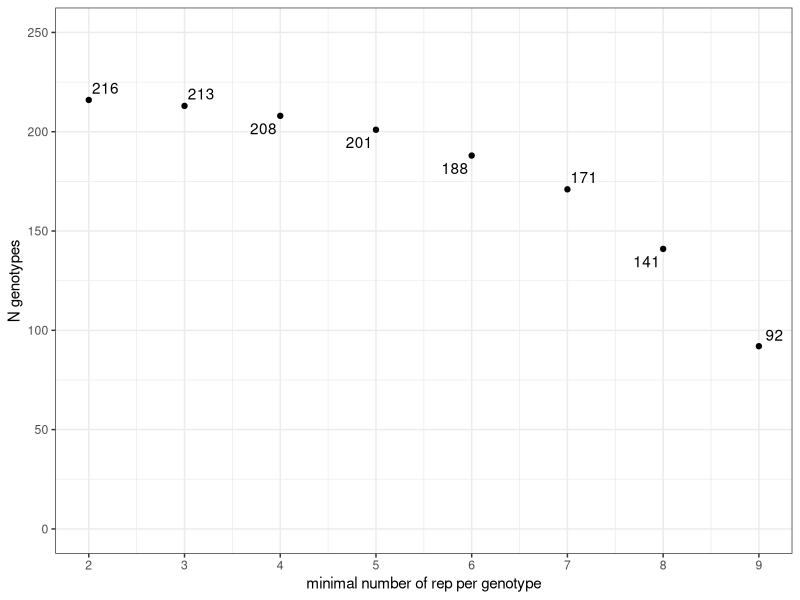
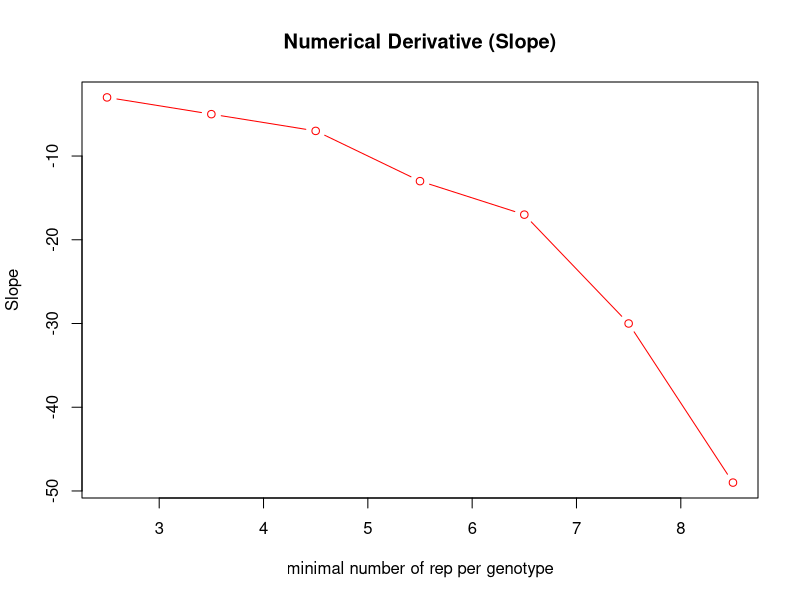
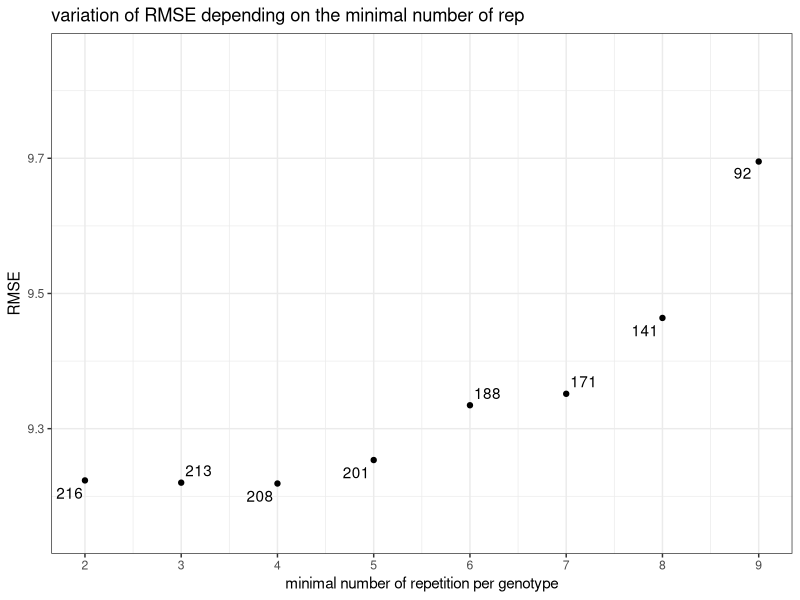
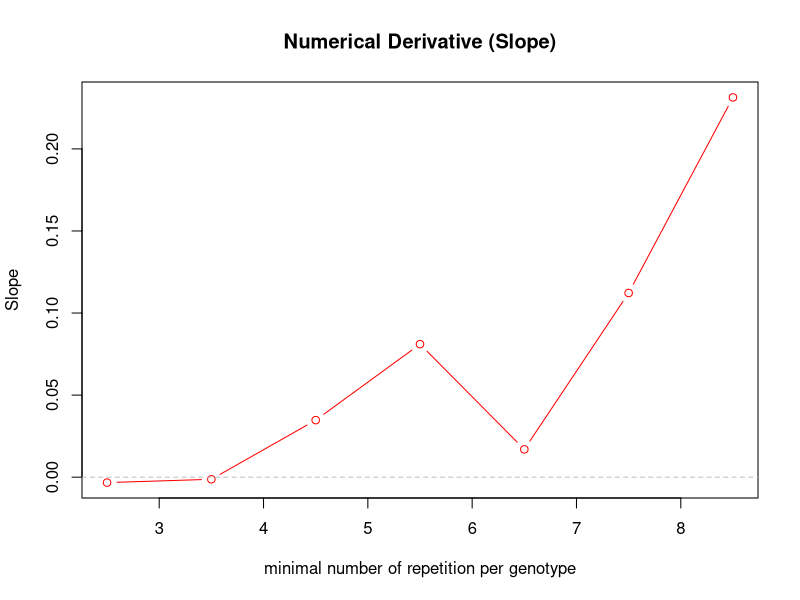
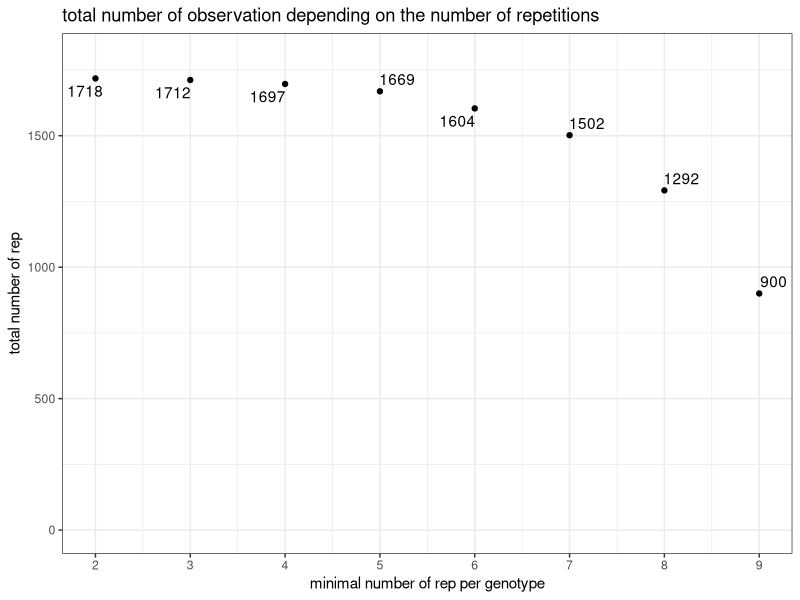
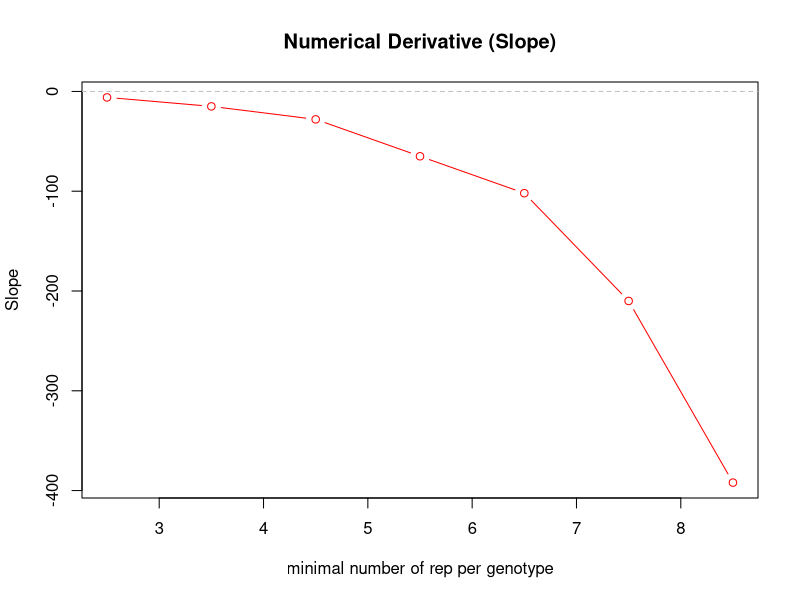
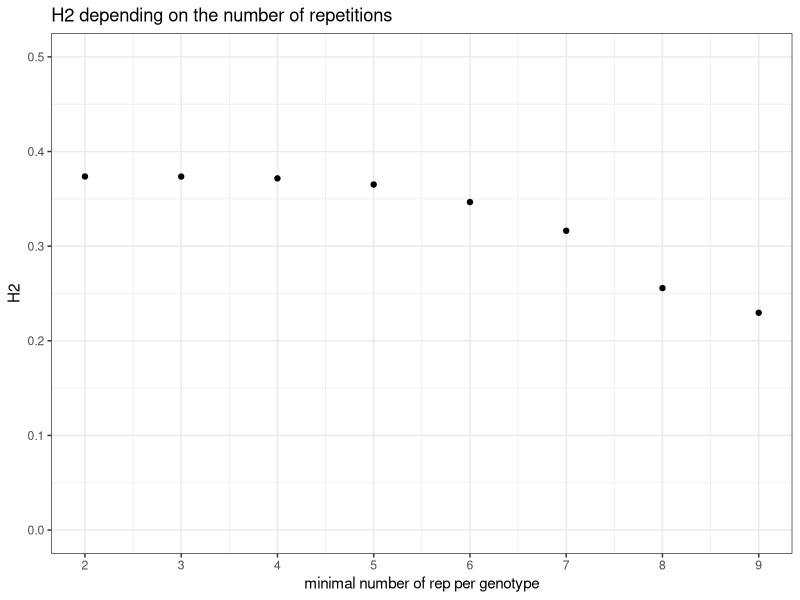
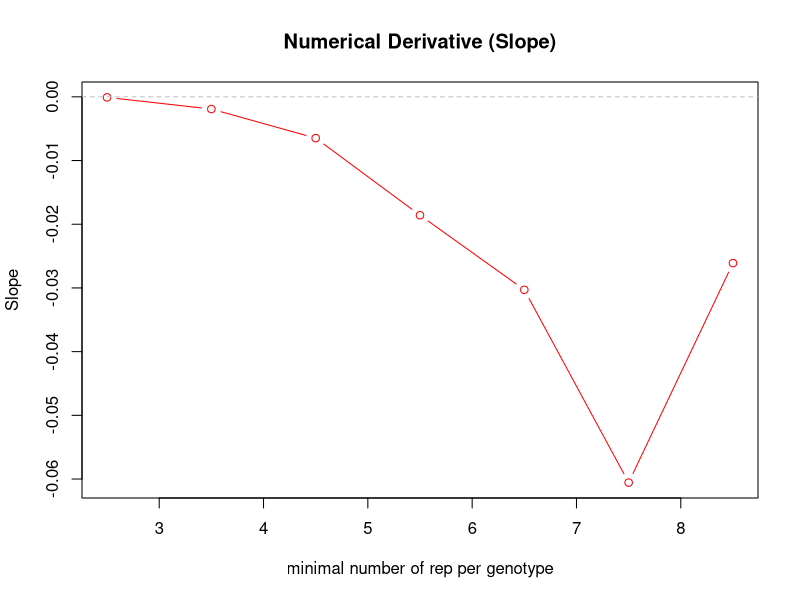

Here is the R script that generated these plots, in order:
## ---- chunk 1
#| echo: false
#| warning: false

suppressPackageStartupMessages(library("tidyverse"))
suppressPackageStartupMessages(library("lme4"))
suppressPackageStartupMessages(library("Hmisc"))
suppressPackageStartupMessages(library("corrplot"))
suppressPackageStartupMessages(library("emmeans"))
suppressPackageStartupMessages(library("patchwork"))
suppressPackageStartupMessages(library("ggplot2"))
suppressPackageStartupMessages(library("dplyr"))

## ---- chunk 2
#| echo: true
#| results: hide
data250_afabae_00 <- read.csv("../../../../../../01.data/2023_screen_specifics_251genotypes/02.aphis_fabae_on_faba_collection/aphis_fabae_fecundity_on_faba_collection_2024-04-02.csv", stringsAsFactors = FALSE, sep = ",") %>%  
  mutate(ivip = as.factor(ivip)) %>% 
  mutate(session = as.factor(session)) 

data250_afabae_01 <- data250_afabae_00 %>% filter(!is.na(larvae_total_number))
data250_afabae_01$ivip <- droplevels(data250_afabae_01$ivip)

data250_afabae_02<- data250_afabae_01 %>% filter(adult_alive != "0") #remove if no adult
data250_afabae_02$ivip <- droplevels(data250_afabae_02$ivip)

data250_afabae_02$ivip <-as.factor(data250_afabae_02$ivip)

## ---- chunk 3
analyze_filtered_data <- function(data, i, filter_name) {
  data <- data %>%
    group_by(ivip) %>%
    filter(n() >= i) %>%
    ungroup() %>%
    droplevels()

  if (nrow(data) < 5 || nlevels(data$ivip) < 2) {
    return(NULL)  # skip iterations with too little data
  }

  NGEN <- nlevels(data$ivip)
  n_after <- nrow(data)

  # Fit the model
  mod <- lmer(larvae_total_number ~ ivip + (1|session/block), data = data)
  residuals_values <- residuals(mod)
  RMSE <- sqrt(mean(residuals_values^2))
  shapiro_res <- shapiro.test(residuals_values)$p.value
  shapiro <- shapiro.test(data$larvae_total_number)$p.value

  # Heritability model
  mod_h2 <- lmer(larvae_total_number ~ (1 | ivip) + (1 | session), data = data)
  estimates <- as.data.frame(VarCorr(mod_h2))
  genetic_variance <- estimates$vcov[1]
  residual_variance <- estimates$vcov[3]
  nbE <- nlevels(data$session)
  H2 <- genetic_variance / (genetic_variance + (residual_variance / nbE))

  return(data.frame(
    filter = filter_name, i = i, RMSE = RMSE, n_after = n_after,
    H2 = H2, shapiro = shapiro, shapiro_res = shapiro_res, NGEN = NGEN
  ))
}
## ---- chunk 4

# Initialize an empty data frame to store results
results <- data.frame(x = numeric(0), i = numeric(0), RMSE = numeric(0), 
                       n_after = numeric(0), H2=numeric(0),shapiro=numeric(0),shapiro_res=numeric(0),NGEN=numeric(0), stringsAsFactors = FALSE)


###filter based on IQR
    # Calculate IQR and bounds for outlier removal
    IQR_value <- IQR(data250_afabae_02$larvae_total_number)
    lower_bound <- quantile(data250_afabae_02$larvae_total_number, 0.25) - 1.5 * IQR_value
    upper_bound <- quantile(data250_afabae_02$larvae_total_number, 0.75) + 1.5 * IQR_value
    filter ="IQR"
    # Filter out outliers
    data_iqr <- data250_afabae_02[data250_afabae_02$larvae_total_number >= lower_bound & data250_afabae_02$larvae_total_number <= upper_bound, ]
    

for (i in 2:9) {
  res <- analyze_filtered_data(data_iqr, i, filter_name = "IQR")
  if (!is.null(res)) results <- rbind(results, res)
}

for (i in 2:9) {
  res <- analyze_filtered_data(data250_afabae_02, i, filter_name = "no_filter")
  if (!is.null(res)) results <- rbind(results, res)
    }
    

  # Identify the indices of the top 3 highest values
top_3_indices <- order(data250_afabae_02$larvae_total_number, decreasing = TRUE)[1:3]
    # View the top 3 highest values
data250_afabae_02[top_3_indices, ] %>% dplyr::select(genotype, ivip, aphid, larvae_total_number)

# Remove the rows with the top 3 highest values
data250_afabae_03 <- data250_afabae_02[-top_3_indices, ]

data_manual<- data250_afabae_03 %>% filter(larvae_total_number != "0") 

for (i in 2:9) {
  res <- analyze_filtered_data(data_manual, i, filter_name = "Manual_filter")
  if (!is.null(res)) results <- rbind(results, res)
}

print(results)
## ---- chunk 5
iqr_results <- results %>% filter(filter == "IQR")
## ---- chunk 6
#| echo: false
#| warning: false
write.csv(x = results, 
          file = "filter_annalysis.csv", 
          quote = F, row.names = F)

## ---- chunk 7
# Initialize an empty data frame to store results
results <- data.frame(x = numeric(0), i = numeric(0), RMSE = numeric(0), 
                       n_after = numeric(0), H2=numeric(0),shapiro=numeric(0),shapiro_res=numeric(0),NGEN=numeric(0), stringsAsFactors = FALSE)


for (i in 2:9) {
  ###filter based on IQR
    # Calculate IQR and bounds for outlier removal
    IQR_value <- IQR(data250_afabae_02$larvae_total_number)
    lower_bound <- quantile(data250_afabae_02$larvae_total_number, 0.25) - 1.5 * IQR_value
    upper_bound <- quantile(data250_afabae_02$larvae_total_number, 0.75) + 1.5 * IQR_value
    filter ="IQR"
    # Filter out outliers
    data <- data250_afabae_02[data250_afabae_02$larvae_total_number >= lower_bound & data250_afabae_02$larvae_total_number <= upper_bound, ]
    
    
    data <- data %>%
      group_by(ivip) %>%           # Group by genotype
      filter(n() >= i) %>%             # Keep only groups with i or more repetitions
      ungroup() 
    
    
    data$ivip <- droplevels(data$ivip)
    
    NGEN<-nlevels(data$ivip)
    
   
 
    
    
    # Number of rows after removing outliers
    n_after <- nrow(data)
    

    
    # Fit the model
    mod <- lmer(larvae_total_number ~ ivip + (1|session/block), data = data)
    
    # Extract fitted values and residuals
    fitted_values <- fitted(mod)
    residuals_values <- residuals(mod)
    
    # Perform the Shapiro-Wilk test
    shapiro_result <- shapiro.test(residuals_values)
    
    # Print the p-value (this is your quantification of normality)
    shapiro_res <- shapiro_result$p.value
    
    # Perform the Shapiro-Wilk test
    shapiro_result <- shapiro.test(data$larvae_total_number)
    
    # Print the p-value (this is your quantification of normality)
    shapiro <- shapiro_result$p.value
    
    
    # Calculate RMSE (Root Mean Squared Error)
    RMSE <- sqrt(mean(residuals_values^2))
    
    # Fit the model with a fixed formula
    mod_h2 <- lmer(larvae_total_number ~ (1 | ivip) + (1 | session), data = data)
    
    # Get the variance components
    estimates <- as.data.frame(VarCorr(mod_h2))
    
    # Extract the relevant variance components
    genetic_variance <- estimates$vcov[1]
    residual_variance <- estimates$vcov[3]  # Adjust based on the placement of residual variance
    
    nbE <-nlevels(data$session)
    
    # Calculate heritability (h2)
    H2 <- genetic_variance / (genetic_variance + (residual_variance / nbE))
    

    # Store the results in the data frame
    results <- rbind(results, data.frame(filter = filter, i = i, RMSE = RMSE, n_after = n_after, H2 = H2, shapiro = shapiro, shapiro_res = shapiro_res, NGEN=NGEN))
}


## ---- chunk 8

ggplot(results, aes(x = i, y = NGEN)) +
  geom_point() +
  scale_x_continuous(breaks=seq(1,13,1)) +
  scale_y_continuous(limits = c(0,250)) +
  theme_bw() +
  ggrepel::geom_text_repel(aes(label = NGEN), arrow = T) +
  labs(x = "minimal number of rep per genotype", y = "N genotypes")

y<-as.vector(results$NGEN)
x<-as.vector(results$i)

# Compute slope (finite differences)
slope <- diff(y) / diff(x)

# To align slopes with x-values, use midpoints
x_mid <- (x[-1] + x[-length(x)]) / 2

# Plot slope (derivative)
plot(x_mid, slope, type = "b", col = "red", main = "Numerical Derivative (Slope)",
     ylab = "Slope", xlab = "minimal number of rep per genotype")
abline(h = 0, col = "gray", lty = 2)  # reference line for zero slope



## ---- chunk 9

ggplot(results, aes(x = i, y = RMSE)) +
  geom_point() +
  scale_x_continuous(breaks=seq(1,13,1)) +
  scale_y_continuous(limits = c(9.15,9.85)) +
  theme_bw() +
  ggrepel::geom_text_repel(aes(label = NGEN), arrow = T) +
  labs(x = "minimal number of repetition per genotype", y = "RMSE") +
  ggtitle("variation of RMSE depending on the minimal number of rep")

y<-as.vector(results$RMSE)
x<-as.vector(results$i)

# Compute slope (finite differences)
slope <- diff(y) / diff(x)

# To align slopes with x-values, use midpoints
x_mid <- (x[-1] + x[-length(x)]) / 2

# Plot slope (derivative)
plot(x_mid, slope, type = "b", col = "red", main = "Numerical Derivative (Slope)",
     ylab = "Slope", xlab = "minimal number of repetition per genotype")
abline(h = 0, col = "gray", lty = 2)  # reference line for zero slope


## ---- chunk 10
ggplot(results, aes(x = i, y = n_after)) +
  geom_point() +
  scale_x_continuous(breaks=seq(1,13,1)) +
  scale_y_continuous(limits = c(0,1800)) +
  theme_bw() +
  ggrepel::geom_text_repel(aes(label = n_after), arrow = T) +
  labs(x = "minimal number of rep per genotype", y = "total number of rep") +
  ggtitle("total number of observation depending on the number of repetitions")

y<-as.vector(results$n_after)
x<-as.vector(results$i)

# Compute slope (finite differences)
slope <- diff(y) / diff(x)

# To align slopes with x-values, use midpoints
x_mid <- (x[-1] + x[-length(x)]) / 2

# Plot slope (derivative)
plot(x_mid, slope, type = "b", col = "red", main = "Numerical Derivative (Slope)",
     ylab = "Slope", xlab = "minimal number of rep per genotype")
abline(h = 0, col = "gray", lty = 2)  # reference line for zero slope

## ---- chunk 11
ggplot(results, aes(x = i, y = H2)) +
  geom_point() +
  scale_x_continuous(breaks = seq(1, 13, 1)) +
  scale_y_continuous(limits = c(0, 0.5)) +
  theme_bw() +
  labs(
    x = "minimal number of rep per genotype",
    y = "H2"
  ) +
  ggtitle("H2 depending on the number of repetitions")


y<-as.vector(results$H2)
x<-as.vector(results$i)

# Compute slope (finite differences)
slope <- diff(y) / diff(x)

# To align slopes with x-values, use midpoints
x_mid <- (x[-1] + x[-length(x)]) / 2

# Plot slope (derivative)
plot(x_mid, slope, type = "b", col = "red", main = "Numerical Derivative (Slope)",
     ylab = "Slope", xlab = "minimal number of rep per genotype")
abline(h = 0, col = "gray", lty = 2)  # reference line for zero slope

## ---- chunk 12
# -------------------------------
# 1. IQR filtering
# -------------------------------
IQR_value <- IQR(data250_afabae_02$larvae_total_number)
lower_bound <- quantile(data250_afabae_02$larvae_total_number, 0.25) - 1.5 * IQR_value
upper_bound <- quantile(data250_afabae_02$larvae_total_number, 0.75) + 1.5 * IQR_value

data <- data250_afabae_02 %>%
  filter(larvae_total_number >= lower_bound,
         larvae_total_number <= upper_bound)

# -------------------------------
# 2. Keep ivip with ≥4 repetitions
# -------------------------------
data_afabae_4 <- data %>%
  group_by(ivip) %>%
  filter(n() >= 4) %>%
  ungroup()

# -------------------------------
# 3. Identify ivip NOT kept
# -------------------------------
ivip_not_in_4 <- setdiff(unique(data$ivip), unique(data_afabae_4$ivip))
data_removed <- data %>% filter(ivip %in% ivip_not_in_4)

# -------------------------------
# 4. Boxplot with removed ivip in red
# -------------------------------
ggplot(data, aes(x = "", y = larvae_total_number)) +
  geom_boxplot(outlier.shape = NA) +
  geom_jitter(alpha = 0.4) +
  geom_point(data = data_removed,
             aes(x = "", y = larvae_total_number),
             color = "red",
             size = 3) +
  labs(title = "Boxplot of larvae_total_number",
       subtitle = "Red points = ivip removed (<4 repetitions)") +
  theme_minimal()

# -------------------------------
# 5. Table of removed ivip with genetic cluster
# -------------------------------
info_cluster <- read.csv("../../../../../../00.info/11.infos_genotypes/morphological_phenotlogical_data_faba_collection_PeaMUST_with_genet_cluster.csv")

ivip_removed_cluster_table <- data.frame(ivip = ivip_not_in_4) %>%
  left_join(info_cluster, by = "ivip")

ivip_removed_cluster_table

# -------------------------------
# 6. Cluster summary table
# -------------------------------
# Keep only non-empty, non-NA cluster_name
ivip_with_cluster <- data %>%
  distinct(ivip) %>%
  left_join(info_cluster, by = "ivip") %>%
  filter(!is.na(cluster_name), cluster_name != "")

cluster_summary <- ivip_with_cluster %>%
  group_by(cluster_name) %>%
  summarise(
    n_original = n(),
    n_removed = sum(ivip %in% ivip_not_in_4)
  ) %>%
  arrange(cluster_name)

cluster_summary
